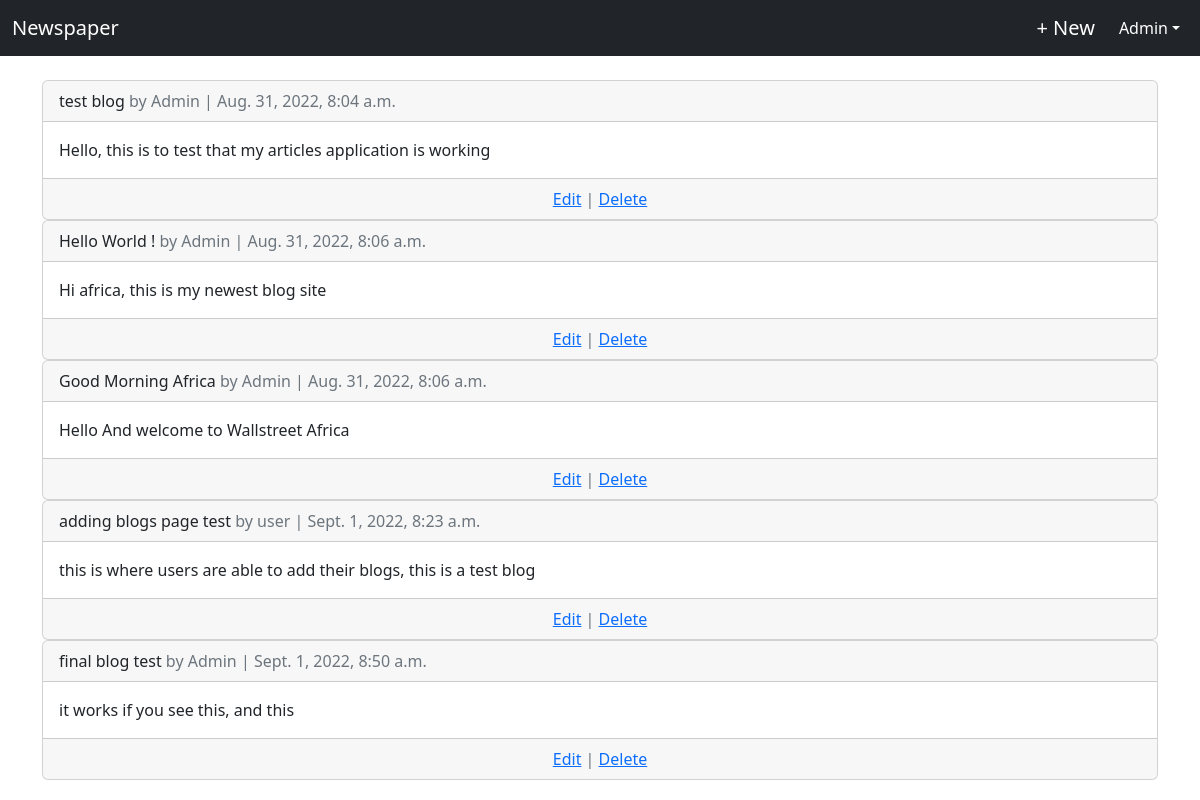
/articles/ (signed in), run on an earlier commit of the app's database.
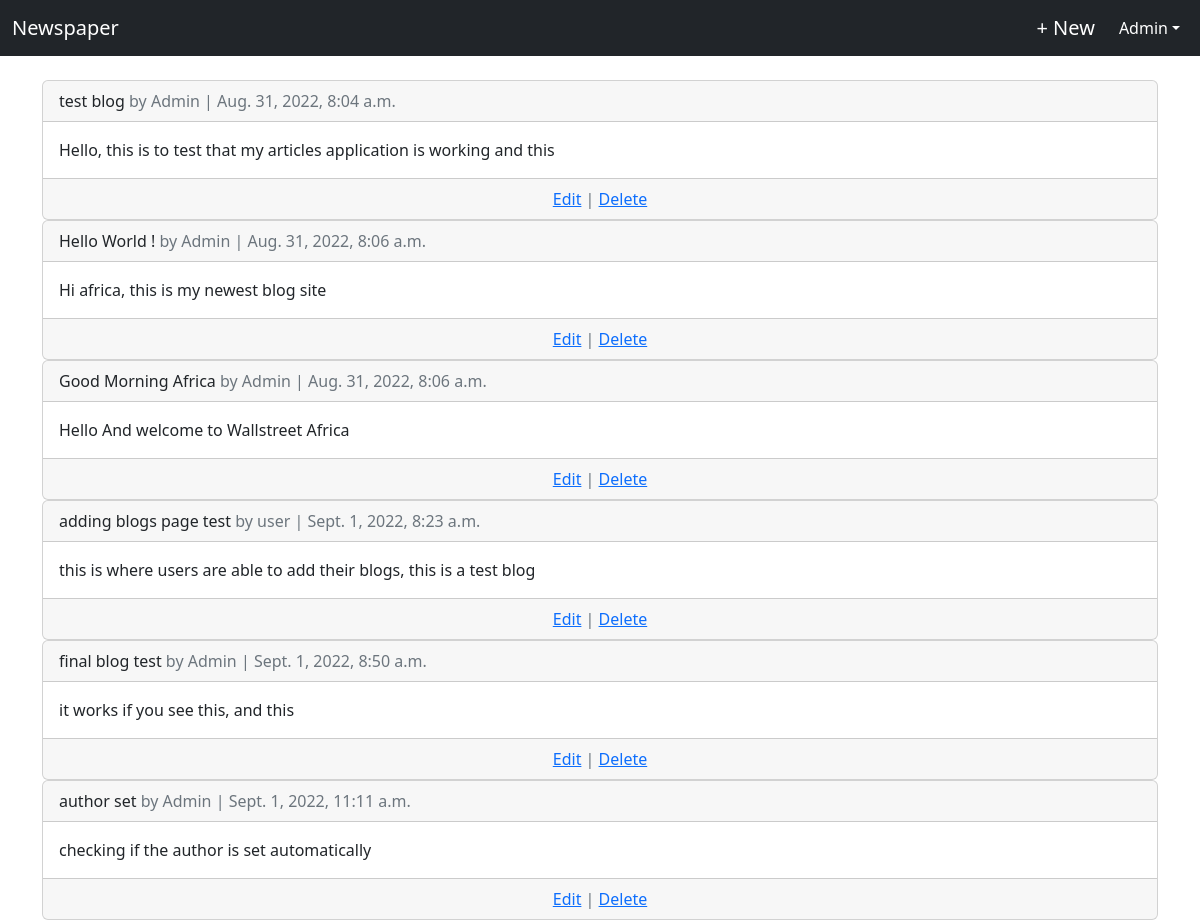
And on a later commit of the database.
### articles/models.py (models this page shows, shortened)
class Article(models.Model):
    title = models.CharField(max_length=255)
    body = models.TextField()
    date = models.DateTimeField(auto_now_add=True)
    author = models.ForeignKey(get_user_model(), on_delete=models.CASCADE)

### users/models.py (models this page shows)
class CustomUser(AbstractUser):
    age = models.PositiveIntegerField(null=True,blank=True)

### articles/views.py (the view)
# urls.py: path('', ArticleListView.as_view(), name='article_list'),
class ArticleListView(LoginRequiredMixin, ListView):
    model = Article
    template_name = 'article_list.html'
    login_url = 'login'

### templates/article_list.html (shortened to what this page needs)
<!DOCTYPE html>
<html lang="en">
    <head>
    </head>
    <body>
        {% extends 'base.html' %}
        {% block content %}
            {% for article in object_list %}
                <div class="card">
                    <div class="card-header">
                        <span class="font-weight-bold">{{ article.title }}</span>
                        <span class="text-muted">by {{ article.author }} | {{ article.date }}</span>
                    </div>
                    <div class="card-body">
                        {{ article.body }}
                    </div>
                    <div class="card-footer text-center text-muted">
                        <a href="{% url 'article_edit' article.pk %}">Edit</a> | <a href="{% url 'article_delete' article.pk %}">Delete</a>
                    </div>
                </div>
            {% endfor %}
        {% endblock content %}

What changed in the data, as far as the page shows it:
changed Article "test blog": body "Hello, this is to test that my articles application is working" → "Hello, this is to test that my articles application is working and this"
added Article: title "author set", author "Admin", date "Sept. 1, 2022, 11:11 a.m.", body "checking if the author is set automatically"
